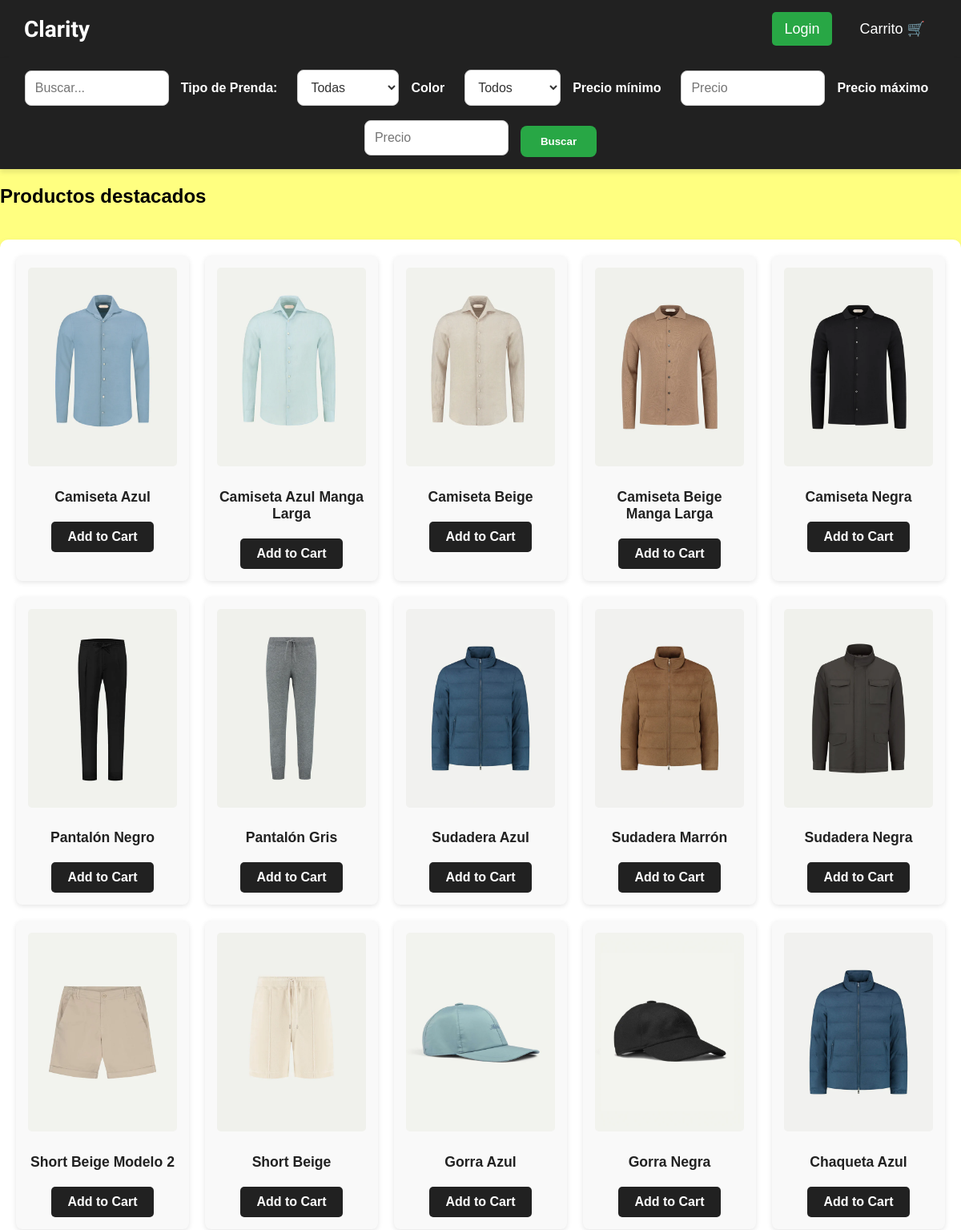
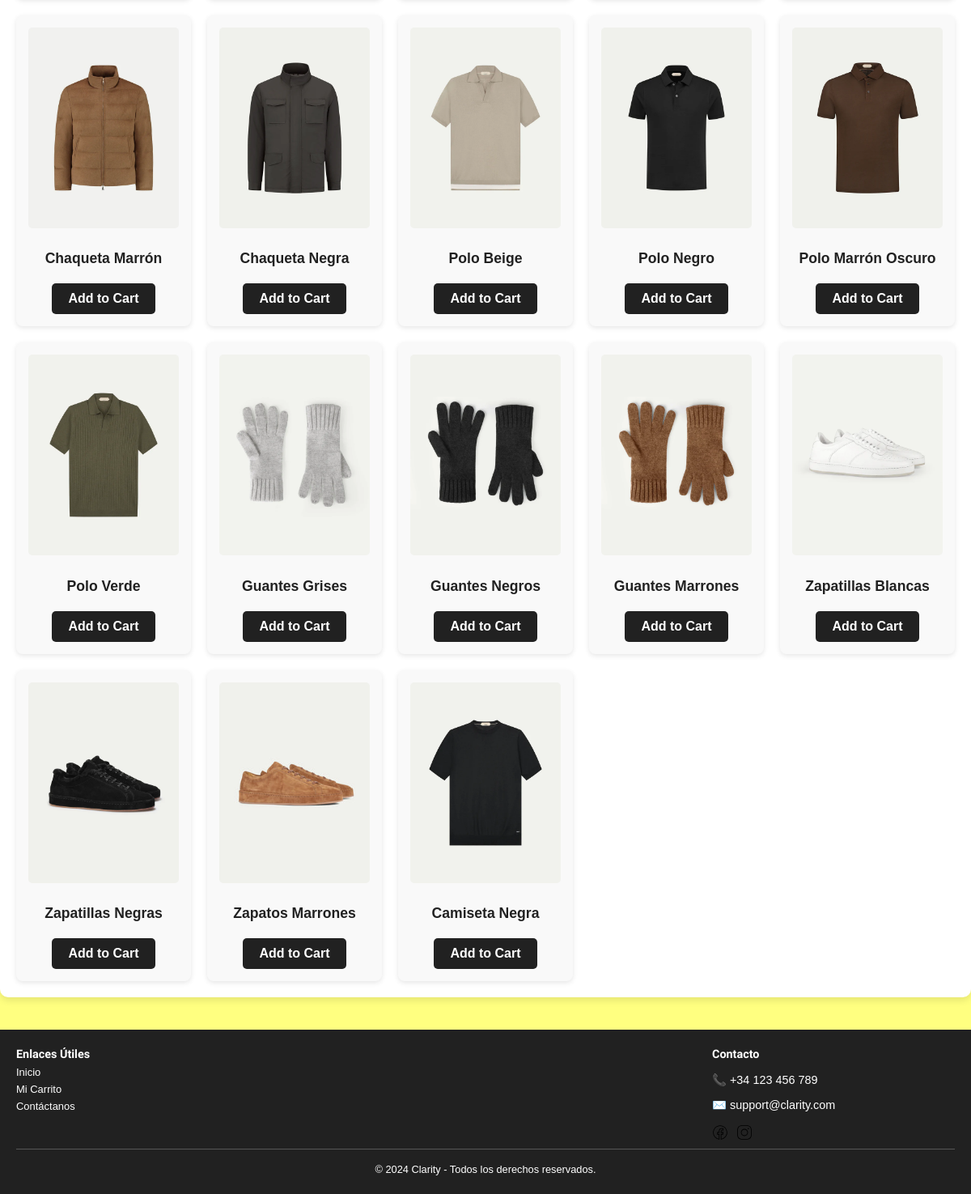
The page / on the database its author committed (2 pictures, top to bottom).
### tables this page shows
CREATE TABLE IF NOT EXISTS PRODUCTO(

    id_producto INTEGER AUTO_INCREMENT PRIMARY KEY,
    id_categoria INTEGER,
    precio DECIMAL(10,2) NOT NULL,
    color VARCHAR(15) NOT NULL,
    imagen VARCHAR(255),
    descripcion VARCHAR(255) NOT NULL,
    nombre_producto VARCHAR(100) NOT NULL,
    cantidad_stock INT NOT NULL,
    FOREIGN KEY (id_categoria) REFERENCES CATEGORIA (id_categoria)

);

### includes/funciones.php (called while the page is built, shortened)
<?php
function getProducts() {
    $conexion = connectDB();
    $query = "SELECT * FROM PRODUCTO";
    $stmt = $conexion->prepare($query);
    if (!$stmt->execute()) {
        die("Error al ejecutar la consulta: " . $stmt->error);
    }
    $result = $stmt->get_result();
    if ($result->num_rows > 0) {
        $productos = [];
        while ($row = $result->fetch_assoc()) {
            $productos[] = $row;
        }
        return $productos;
    } else {
        return [];
    }
}

### public/index.php (the view, shortened to what this page needs)
<?php
include '../includes/header.php';
$productos = null;
$productosDestacados = getProducts();
?>
<!DOCTYPE html>
<html lang="en">
<head>
    <link rel="stylesheet" href="../assets/css/index.css">
</head>
<body>
    <form action="<?= htmlspecialchars($_SERVER['PHP_SELF']); ?>" method="get" class="formulario-busqueda">
        <input type="text" placeholder="Buscar..." name="busqueda" value="<?= isset($_GET['busqueda']) ? htmlspecialchars($_GET['busqueda']) : '' ?>">
        <label for="tipo_prenda">Tipo de Prenda: </label>
        <select name="tipo_prenda" id="tipo_prenda">
            <option value="">Todas</option>
        </select>
        <label for="color">Color</label>
        <select name="color" id="color">
            <option value="">Todos</option>
        </select>
        <label for="precio">Precio mínimo</label>
        <input type="number" step="0.1" name="precio_min" id="precio_min" placeholder="Precio" value="<?= isset($_GET['precio_min']) ? htmlspecialchars($_GET['precio_min']) : '' ?>">
        <label for="precio">Precio máximo</label>
        <input type="number" step="0.1" name="precio_max" id="precio_max" placeholder="Precio" value="<?= isset($_GET['precio_max']) ? htmlspecialchars($_GET['precio_max']) : '' ?>">
        <button type="submit" class="btn">Buscar</button>
    </form>
    <main>
        <section>
            <?php if ($productos && $productos->num_rows > 0): ?>
                <section class="productos-encontrados">
                    <div class="productos-encontrados-lista">
                        <?php while ($producto = $productos->fetch_assoc()): ?>
                            <div class='producto'>
                                <img src='../assets/images/<?= htmlspecialchars($producto["imagen"]) ?>' alt='<?= htmlspecialchars($producto["nombre_producto"]) ?>'>
                                <h2><?= htmlspecialchars($producto["nombre_producto"]) ?></h2>
                                <p>Precio: <?= htmlspecialchars($producto["precio"]) ?></p>
                                <a href="../public/agregar_carrito.php?id=<?=htmlspecialchars($producto["id_producto"])?>" class="btn">Add to Cart</a>
                            </div>
                        <?php endwhile; ?>
                    </div>
                </section>
            <?php elseif (isset($_GET["busqueda"])): ?>
                <p>No se encontraron productos con el término de búsqueda</p>
            <?php else: ?>
                <h2>Productos destacados</h2>
                <section class="galeria">
                    <div class="galeria-imagenes">
                        <?php if ($productosDestacados && count($productosDestacados) > 0): ?>
                            <?php foreach ($productosDestacados as $producto): ?>
                                <div class="galeria-item">
                                    <img src="../assets/images/<?= htmlspecialchars($producto["imagen"]) ?>" alt="<?= htmlspecialchars($producto["nombre_producto"]) ?>">
                                    <p><?= htmlspecialchars($producto["nombre_producto"]) ?></p>
                                <a href="../public/agregar_carrito.php?id=<?=htmlspecialchars($producto["id_producto"])?>" class="btn">Add to Cart</a>
                                </div>
                            <?php endforeach; ?>
                        <?php else: ?>
                            <p>No hay productos destacados disponibles en este momento.</p>
                        <?php endif; ?>
                    </div>
                </section>
            <?php endif; ?>
        </section>
    </main>
    <?php include '../includes/footer.php';?>
</body>
</html>

### assets/css/header.css (style rules this page uses)
body { background-color: var(--primaryColor); font-family: Arial, sans-serif; margin: 0; padding: 0; }
a { text-decoration: none; }

### assets/css/index.css (style rules this page uses)
body { background-color: var(--primaryColor); font-family: Arial, sans-serif; margin: 0; padding: 0; box-sizing: border-box; }
img { width: 100%; height: auto; object-fit: cover; border-radius: 5px; }
.btn { display: inline-block; padding: 10px 20px; background-color: var(--nav-bar-color); color: white; text-align: center; text-decoration: none; border-radius: 5px; border: none; cursor: pointer; font-weight: bold; margin-top: 10px; }
.formulario-busqueda { display: flex; align-items: center; justify-content: center; flex-wrap: wrap; width: 100%; padding: 15px 20px; background-color: var(--nav-bar-color); box-shadow: 0 4px 6px rgba(0, 0, 0, 0.1); margin: 0; box-sizing: border-box; color: #fff; gap: 15px; }
.formulario-busqueda input[type="text"], .formulario-busqueda input[type="number"], .formulario-busqueda select { padding: 12px; border: 1px solid #ccc; border-radius: 8px; font-size: 1rem; margin-right: 0; max-width: 180px; min-width: 120px; box-sizing: border-box; background-color: #fff; color: #333; outline: none; transition: box-shadow 0.2s ease-in-out; }
.formulario-busqueda button[type="submit"] { padding: 12px 25px; background-color: #28a745; color: white; border: none; border-radius: 8px; cursor: pointer; font-weight: bold; transition: background-color 0.3s ease, transform 0.2s ease-in-out; }
.formulario-busqueda label { font-weight: bold; color: #fff; margin-right: 10px; }
.galeria { margin: 40px auto; max-width: 1200px; text-align: center; padding: 20px; background-color: #fff; box-shadow: 0 4px 8px rgba(0, 0, 0, 0.1); border-radius: 10px; }
.galeria-imagenes { display: grid; grid-template-columns: repeat(auto-fit, minmax(200px, 1fr)); gap: 20px; }
.galeria-item { background-color: #f9f9f9; border-radius: 8px; box-shadow: 0 2px 6px rgba(0, 0, 0, 0.1); overflow: hidden; transition: transform 0.2s; padding: 15px; text-align: center; }
.galeria-item img { width: 100%; height: auto; object-fit: cover; border-radius: 5px; margin-bottom: 10px; }
.galeria-item p { font-size: 1.1rem; font-weight: bold; color: var(--nav-bar-color); margin-bottom: 10px; }

### assets/css/footer.css (style rules this page uses)
body { display: flex; flex-direction: column; min-height: 100vh; margin: 0; background-color: var(--primaryColor); }
main { flex: 1; }

### rows shown on the page
producto: imagen (picture), nombre_producto "Camiseta Azul"
producto: imagen (picture), nombre_producto "Camiseta Azul Manga Larga"
producto: imagen (picture), nombre_producto "Camiseta Beige"
producto: imagen (picture), nombre_producto "Camiseta Beige Manga Larga"
producto: imagen (picture), nombre_producto "Camiseta Negra"
producto: imagen (picture), nombre_producto "Pantalón Negro"
producto: imagen (picture), nombre_producto "Pantalón Gris"
producto: imagen (picture), nombre_producto "Sudadera Azul"
producto: imagen (picture), nombre_producto "Sudadera Marrón"
producto: imagen (picture), nombre_producto "Sudadera Negra"
producto: imagen (picture), nombre_producto "Short Beige Modelo 2"
producto: imagen (picture), nombre_producto "Short Beige"
producto: imagen (picture), nombre_producto "Gorra Azul"
producto: imagen (picture), nombre_producto "Gorra Negra"
producto: imagen (picture), nombre_producto "Chaqueta Azul"
producto: imagen (picture), nombre_producto "Chaqueta Marrón"
producto: imagen (picture), nombre_producto "Chaqueta Negra"
producto: imagen (picture), nombre_producto "Polo Beige"
producto: imagen (picture), nombre_producto "Polo Negro"
producto: imagen (picture), nombre_producto "Polo Marrón Oscuro"
producto: imagen (picture), nombre_producto "Polo Verde"
producto: imagen (picture), nombre_producto "Guantes Grises"
producto: imagen (picture), nombre_producto "Guantes Negros"
producto: imagen (picture), nombre_producto "Guantes Marrones"
producto: imagen (picture), nombre_producto "Zapatillas Blancas"
producto: imagen (picture), nombre_producto "Zapatillas Negras"
producto: imagen (picture), nombre_producto "Zapatos Marrones"
producto: imagen (picture), nombre_producto "Camiseta Negra"
